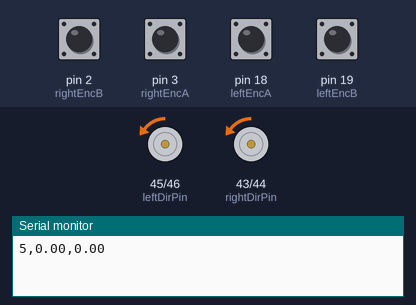
This sketch was run on a simulated Arduino Mega 2560, built with avr-gcc and run on an emulated ATmega2560. Shown: direction and speed pins drawn as motors (green arrow = direction pin HIGH = forward, orange = LOW = backward, longer = more drive), the last lines printed to the serial monitor. The test bench sets the inputs (shaded band); at power-on: pin 2 (rightEncB), pin 3 (rightEncA), pin 18 (leftEncA), pin 19 (leftEncB) HIGH.

Above: at 0.2 s.
At 35.2 s:
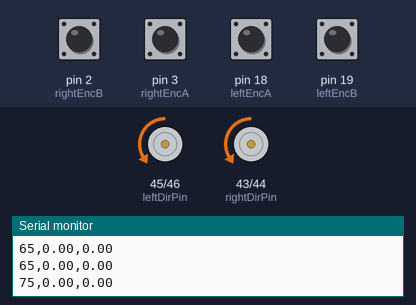
Timing chart, 0 to 36.7 s (numbered marks = the images above):
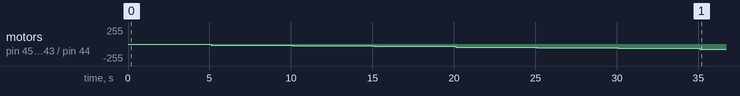

The sketch:

motorIntialTests.ino
```cpp
/*-------------Motor pin  variables-----------*/

#define leftPWMPin    46                   //PWM signal pin to Motordriver
#define leftDirPin    45                   //Direction pin if LOW CW if Hight Rotates CCW
#define leftEncA      18                   //Blue wire Sensor A
#define leftEncB      19                   //Purple Wire Sensor B

#define rightPWMPin   44                   //PWM signal pin to Motordriver
#define rightDirPin   43                   //Direction pin if LOW CW if Hight Rotates CCW
#define rightEncA      3                   //Blue wire Sensor A
#define rightEncB      2                   //Purple Wire Sensor B

/*-------------Robot-specific constants-----------*/
const double wheelDiameter = 0.195;               //Wheel radius, in m
const double wheelbase = 0.338;                   //Wheelbase, in m when connected with Carriage "0.450", Only Pioneer robot "0.267"
const double encoderRes = 980.0;                  //Encoder ticks or counts per rotation
const double max_speed = 1.49;                    //Max speed in m/s {(2*PI*r*RPM)/60}

/*-------------Time variables-----------*/

#define LOOPTIME 100                            //Looptime in millisecond
const byte noCommLoopMax = 10;                  //number of main loops the robot will execute without communication before stopping
unsigned int noCommLoops = 0;                   //main loop without communication counter
unsigned long currentMillis;
unsigned long prevMillis;
int count = 0 , pwmRamp = 5;
class motor
{
private:
  uint8_t _pwmPin,_dirPin, _encA,_encB;
public:
  motor(uint8_t pwmPin , uint8_t dirPin , uint8_t encA , uint8_t encB);
  float rpmActual = 0.0, pwmValue=0.0;
  volatile long encoderPos = 0;
  void intialize();
  void setSpeed(int Value);
  void calActualRpm();
};

motor::motor(uint8_t pwmPin , uint8_t dirPin , uint8_t encA , uint8_t encB)
{
  _pwmPin = pwmPin;
  _dirPin = dirPin;
  _encA = encA;
  _encB = encB;
}

void motor::intialize(){
  //Intialising Pins
  pinMode(_pwmPin, OUTPUT);
  pinMode(_dirPin,OUTPUT);
  pinMode(_encA,INPUT_PULLUP);
  pinMode(_encB,INPUT_PULLUP);

  //Setting all output pins to low
  digitalWrite(_pwmPin,LOW);
  digitalWrite(_dirPin,LOW);
}

void motor::setSpeed(int Value){
  Value = constrain(Value, -245, 254);              // Make sure the pmm values is in limits
  if (Value >= 0) {
    analogWrite(_pwmPin, Value);
    digitalWrite(_dirPin, LOW);
  }
  else {
    analogWrite(_pwmPin, -Value);
    digitalWrite(_dirPin, HIGH);
  }
}

void motor::calActualRpm(){
  if(abs(encoderPos)<4){                           //to stop reacting if there is only small movement.
    rpmActual=0;
  }
  else{
    rpmActual = ((encoderPos/encoderRes)*(1000/LOOPTIME)*60);
  }
  encoderPos = 0;
}


motor motorLeft(leftPWMPin, leftDirPin, leftEncA ,leftEncB);
motor motorRight(rightPWMPin,rightDirPin,rightEncA,rightEncB);


void setup() {
  Serial.begin(57600);
  motorLeft.intialize();
  motorRight.intialize();
  attachInterrupt(digitalPinToInterrupt(rightEncA), rightEncoderACallback, CHANGE);
  attachInterrupt(digitalPinToInterrupt(rightEncB), rightEncoderBCallback, CHANGE);
  attachInterrupt(digitalPinToInterrupt(leftEncA), leftEncoderACallback, CHANGE);
  attachInterrupt(digitalPinToInterrupt(leftEncB), leftEncoderBCallback, CHANGE);
}

void loop() {
    //Uncomment and Comment required function
    //displayEncoderCounts();   //
    displayRPM();
}

//Function to print number of Encoder counts
//Rotate the wheel by hand to check whether encoder count
void displayEncoderCounts(){
    Serial.print("Right Encoder: ");
    Serial.print(motorRight.encoderPos);
    Serial.print(",");
    Serial.print("Left Encoder: ");
    Serial.println(motorLeft.encoderPos);
}

//Function to print rpm of the motors for specific PWM value and LOOPTIME
//Set a PWM to make the motor rotate
void displayRPM(){
  if (millis() - prevMillis >= LOOPTIME){
    prevMillis =millis();
    if (count >=50){
      if (pwmRamp == 255 || pwmRamp == -255){
        pwmRamp = -pwmRamp;
      }
      else{
        pwmRamp += 10;
      }
      count = 0;
    }
  motorLeft.setSpeed(pwmRamp);
  motorRight.setSpeed(pwmRamp);
  motorLeft.calActualRpm();
  motorRight.calActualRpm();
  motorLeft.encoderPos= 0;
  motorRight.encoderPos= 0;
  count++;
  //Serial.print("Right Motor RPM: ");
  Serial.print(pwmRamp);
  Serial.print(",");
  Serial.print(motorRight.rpmActual);
  Serial.print(",");
  //Serial.print("Left Motor RPM: ");
  Serial.println(motorLeft.rpmActual);
  }
}

//Encoder Interrupt Service routines(Interrupt call back Functions)

/*-------------Left Encoder---------------*/
void leftEncoderACallback(){
  // look for a low-to-high on channel A
  if (digitalRead(leftEncA) == HIGH) {
    // check channel B to see which way encoder is turning
    if (digitalRead(leftEncB) == LOW) {
      motorLeft.encoderPos += 1;         // CW
    }
    else {
      motorLeft.encoderPos -= 1;         // CCW
    }
  }
  else   // must be a high-to-low edge on channel A
  {
    // check channel B to see which way encoder is turning
    if (digitalRead(leftEncB) == HIGH) {
      motorLeft.encoderPos += 1;          // CW
    }
    else {
      motorLeft.encoderPos -= 1;          // CCW
    }
  }
}

void leftEncoderBCallback(){
  // look for a low-to-high on channel B
  if (digitalRead(leftEncB) == HIGH) {
   // check channel A to see which way encoder is turning
    if (digitalRead(leftEncA) == HIGH) {
      motorLeft.encoderPos += 1;         // CW
    }
    else {
      motorLeft.encoderPos -= 1;         // CCW
    }
  }
  // Look for a high-to-low on channel B
  else {
    // check channel B to see which way encoder is turning
    if (digitalRead(leftEncA) == LOW) {
      motorLeft.encoderPos += 1;          // CW
    }
    else {
      motorLeft.encoderPos -= 1;          // CCW
    }
  }
}

/*-------------Right Encoder---------------*/

void rightEncoderACallback(){
  // look for a low-to-high on channel A
  if (digitalRead(rightEncA) == HIGH) {
    // check channel B to see which way encoder is turning
    if (digitalRead(rightEncB) == LOW) {
      motorRight.encoderPos -= 1;         // CW
    }
    else {
      motorRight.encoderPos += 1;         // CCW
    }
  }
  else   // must be a high-to-low edge on channel A
  {
    // check channel B to see which way encoder is turning
    if (digitalRead(rightEncB) == HIGH) {
      motorRight.encoderPos -= 1;          // CW
    }
    else {
      motorRight.encoderPos += 1;          // CCW
    }
  }
}

void rightEncoderBCallback(){
  // look for a low-to-high on channel B
  if (digitalRead(rightEncB) == HIGH) {
   // check channel A to see which way encoder is turning
    if (digitalRead(rightEncA) == HIGH) {
      motorRight.encoderPos -=  1;         // CW
    }
    else {
      motorRight.encoderPos +=  1;         // CCW
    }
  }
  // Look for a high-to-low on channel B
  else {
    // check channel B to see which way encoder is turning
    if (digitalRead(rightEncA) == LOW) {
      motorRight.encoderPos -= 1;          // CW
    }
    else {
      motorRight.encoderPos += 1;          // CCW
    }
  }
}
```

Measured:
- by itself, motor on pin 45 (leftDirPin) / pin 46 (leftPWMPin), motor on pin 43 (rightDirPin) / pin 44 (rightPWMPin): moves from stopped to backward 75/255 over 35.0 s
